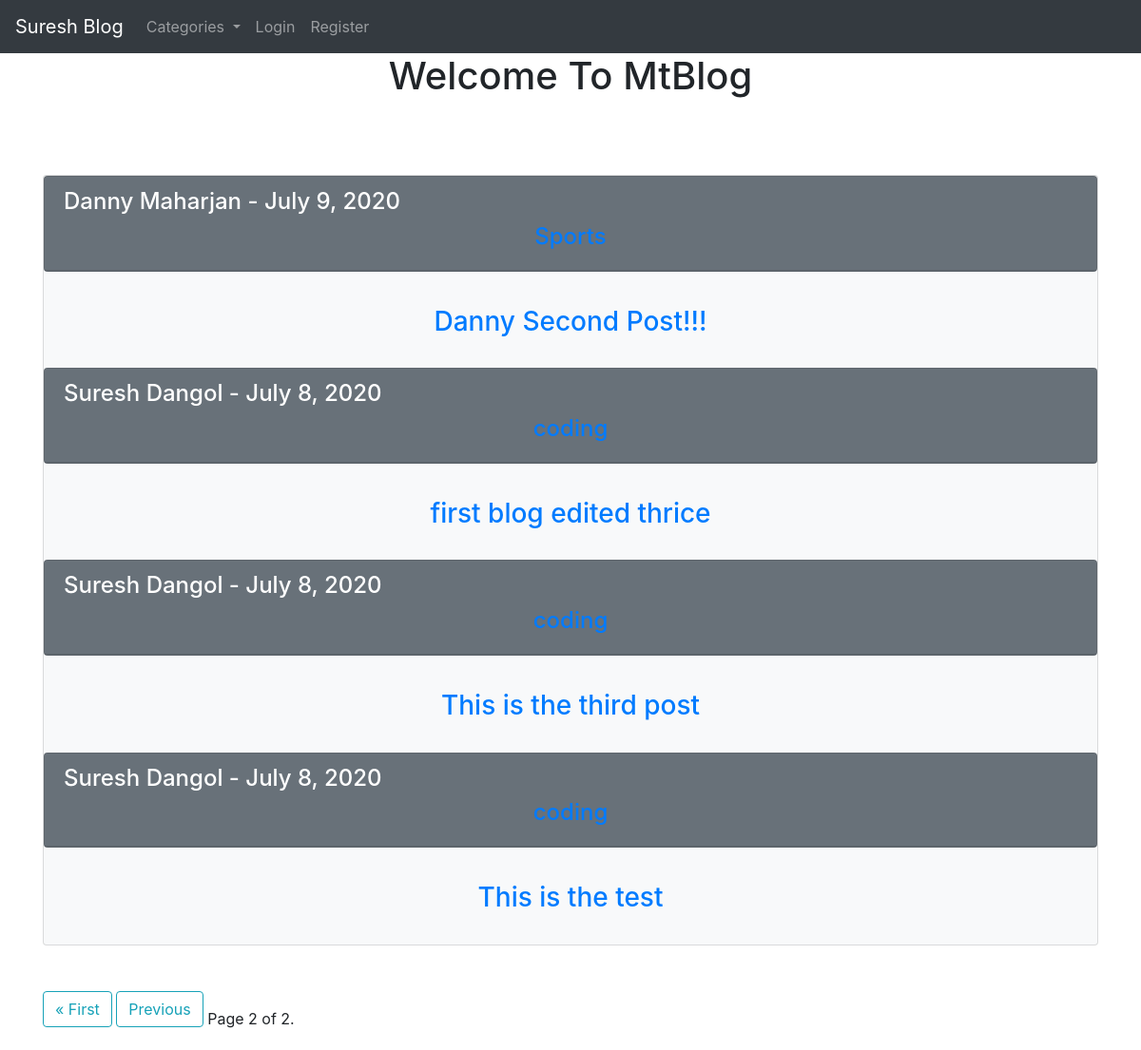
Screenshot of /?page=2 with the database file from the repository.
### blog/models.py (models this page shows, shortened)
class Post(models.Model):
    title = models.CharField(max_length=255)
    image = models.ImageField(null=True,blank=True,upload_to='images/')
    title_tag = models.CharField(max_length=255)
    author = models.ForeignKey(User,on_delete=models.CASCADE)
    body = RichTextField(blank=True,null=True)
    post_date = models.DateField(auto_now_add=True)
    category = models.CharField(max_length=255, default='coding')
    snippet = models.CharField(max_length=255,)
    likes = models.ManyToManyField(User,related_name='blog_posts')

### blog/views.py (the view)
# urls.py: path('',HomeView.as_view(),name="home"),
class HomeView(ListView):
    model = Post
    template_name = 'home.html'
    ordering = ['-post_date']
    paginate_by = 4
    def get_context_data(self, *args, **kwargs):
        cat_menu = Category.objects.all()
        context = super(HomeView, self).get_context_data(*args, **kwargs)
        context['cat_menu'] = cat_menu
        return context

### blog/models.py (called while the page is built)
    def __str__(self):
        return self.name

### blog/templates/home.html (shortened to what this page needs)
{% extends 'base.html'%}
{% block content%}
<br>
<br><br>
<div class="card bg-light mb-5" style="max-width: 100rem;">
    {% for post in object_list %}
          <div  class ="card text-white bg-secondary mb-3">
               <div class="card-header">
              <h4>{{post.author.first_name}} {{post.author.last_name}} - {{post.post_date}}</h4>
                   <h4><center><a href="{% url 'category' post.category|slugify%}">{{post.category}}</a><br></center></h4>
          </div>
</div>
        <div class="card-body">
            <center> <h3 class="card-title"><a href="{% url 'details' post.pk %}"> {{post.title}} </a> </h3></center>
        </div>
    {% endfor %}
</div>
<div class="pagination">
    <span class="step-links">
        {% if page_obj.has_previous %}
            <a class="btn btn-outline-info mb-4" href="?page=1">&laquo; First</a>
            <a class="btn btn-outline-info mb-4"  href="?page={{ page_obj.previous_page_number }}">Previous</a>
        {% endif %}
        <span class="current">
            Page {{ page_obj.number }} of {{ page_obj.paginator.num_pages }}.
        </span>
    </span>
</div>
{% endblock%}

### rows the page displays
Post: author.first_name "Danny", author.last_name "Maharjan", post_date "July 9, 2020", title "Danny Second Post!!!"
Post: author.first_name "Suresh", author.last_name "Dangol", post_date "July 8, 2020", title "first blog edited thrice"
Post: author.first_name "Suresh", author.last_name "Dangol", post_date "July 8, 2020", title "This is the third post"
Post: author.first_name "Suresh", author.last_name "Dangol", post_date "July 8, 2020", title "This is the test"

### other values shown
{{ page_obj.number }} "2"
{{ page_obj.paginator.num_pages }} "2"
